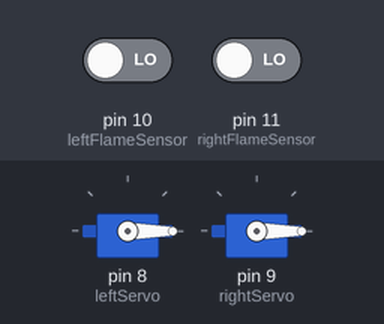
The sketch below on a simulated Arduino Uno, built with avr-gcc and run on an emulated ATmega328P. Parts: 2 × servo. The test bench sets the inputs (shaded band); at power-on: pin 10 (leftFlameSensor) LOW, pin 11 (rightFlameSensor) LOW. What the sketch prints to the serial monitor is not drawn.

Above: at 1.2 s.
1.3 s: pin 10 (leftFlameSensor) driven HIGH
At 2.11 s:
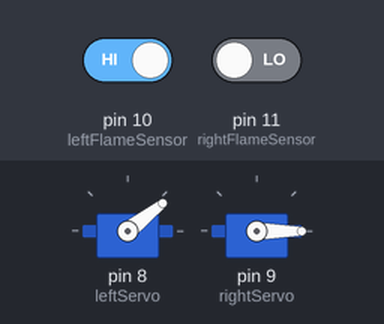
4.3 s: pin 11 (rightFlameSensor) driven HIGH
At 4.52 s:
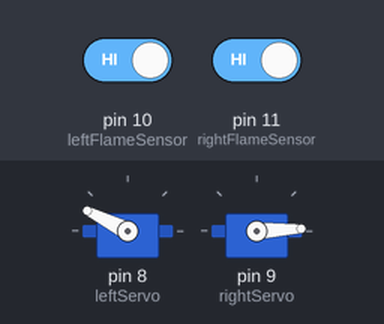
7.3 s: pin 10 (leftFlameSensor) driven LOW
At 7.56 s:
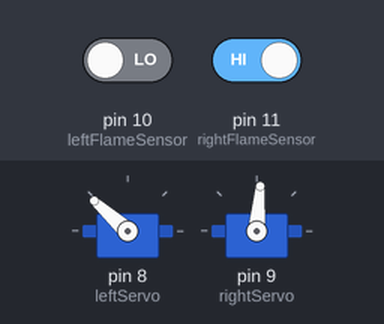
10.3 s: pin 10 (leftFlameSensor) driven HIGH
At 10.57 s:
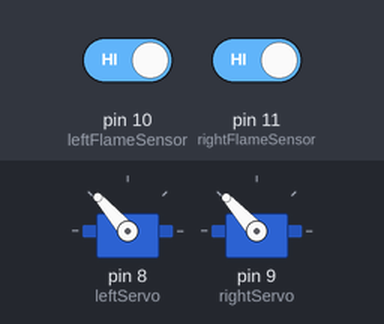
13.3 s: pin 11 (rightFlameSensor) driven LOW
At 13.58 s:
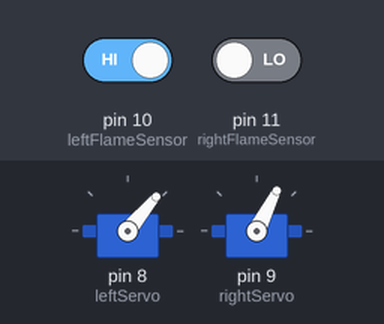
16.3 s: pin 11 (rightFlameSensor) driven HIGH
Timing chart, 0 to 24.8 s (numbered marks = the images above; inputs shaded):
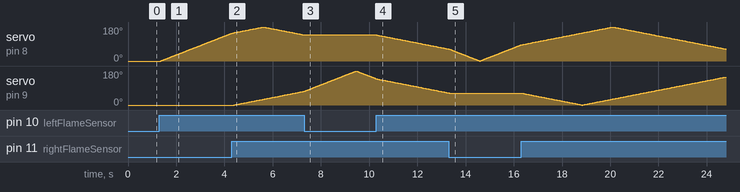

Measured:
- after the input at 1.3 s, servo on pin 8 (leftServo): moves from 0° to 147° over 2.9 s, starting after 0.06 s
- after the input at 4.3 s, servo on pin 9 (rightServo): moves from 0° to 72° over 2.9 s, starting after 0.12 s
- after the input at 7.3 s, servo on pin 8 (leftServo): stays 138° (without the input it goes to 137° after 0.03 s)
- after the input at 10.3 s, servo on pin 8 (leftServo): moves from 138° to 63° over 3.0 s, starting at once
- after the input at 13.3 s, servo on pin 9 (rightServo): goes on until 13.3 s, then stays 63°

The sketch:

Triangulation.ino
```cpp
#include <Servo.h>

// Script Variables
int MOTOR_SPEED = 20; // 0 = Stop Running Motors, Higher The Number Lower the speed
float DISTANCE_BETWEEN_MOTORS = 10;

// Left Servo Motor Declarations
Servo leftServo;
int leftServoAngle = 0;
bool isLeftIncreasing;

// Right Servo Motor Declarations
Servo rightServo;
int rightServoAngle = 0;
bool isRightIncreasing;

// Left Flame Sensor Declarations
int leftFlameSensor = 10;

// Right Flame Sensor Declarations
int rightFlameSensor = 11;

void setup()
{
  Serial.begin(115200);

  // Left Servo Motor Setup
  leftServo.attach(8);
  leftServo.write(0);

  // Right Servo Motor Setup
  rightServo.attach(9);
  rightServo.write(0);

  // Left Flame Sensor Setup
  pinMode(leftFlameSensor, INPUT);

  // Right Flame Sensor Setup
  pinMode(rightFlameSensor, INPUT);
}

void loop()
{
  // Left Servo Motor Moving Logic
  if
  (digitalRead(leftFlameSensor) != 0 && MOTOR_SPEED != 0)
  {
    if (isLeftIncreasing == true)
    {
      leftServoAngle++;
      if (leftServoAngle >= 180)
      {
        isLeftIncreasing = false;
      }
    }
    else
    {
      leftServoAngle --;
      if (leftServoAngle <= 0)
      {
        isLeftIncreasing = true;
      }
    }
    delay(MOTOR_SPEED);
    leftServo.write(leftServoAngle);
  }

   // Right Servo Motor Moving Logic
  if (digitalRead(rightFlameSensor) != 0 && MOTOR_SPEED != 0)
  {
    if (isRightIncreasing == true)
    {
      rightServoAngle++;
      if (rightServoAngle >= 180)
      {
        isRightIncreasing = false;
      }
    }
    else
    {
      rightServoAngle --;
      if (rightServoAngle <= 0)
      {
        isRightIncreasing = true;
      }
    }
    delay(MOTOR_SPEED);
    rightServo.write(rightServoAngle);
  }

  if (digitalRead(rightFlameSensor) == 0 && digitalRead(leftFlameSensor) == 0)
  {
    float distanceFromFlame;
    distanceFromFlame = (DISTANCE_BETWEEN_MOTORS * tan(leftServoAngle))/(tan(leftServoAngle) + tan(180-rightServoAngle));
    Serial.println(distanceFromFlame);
  }
}
```
